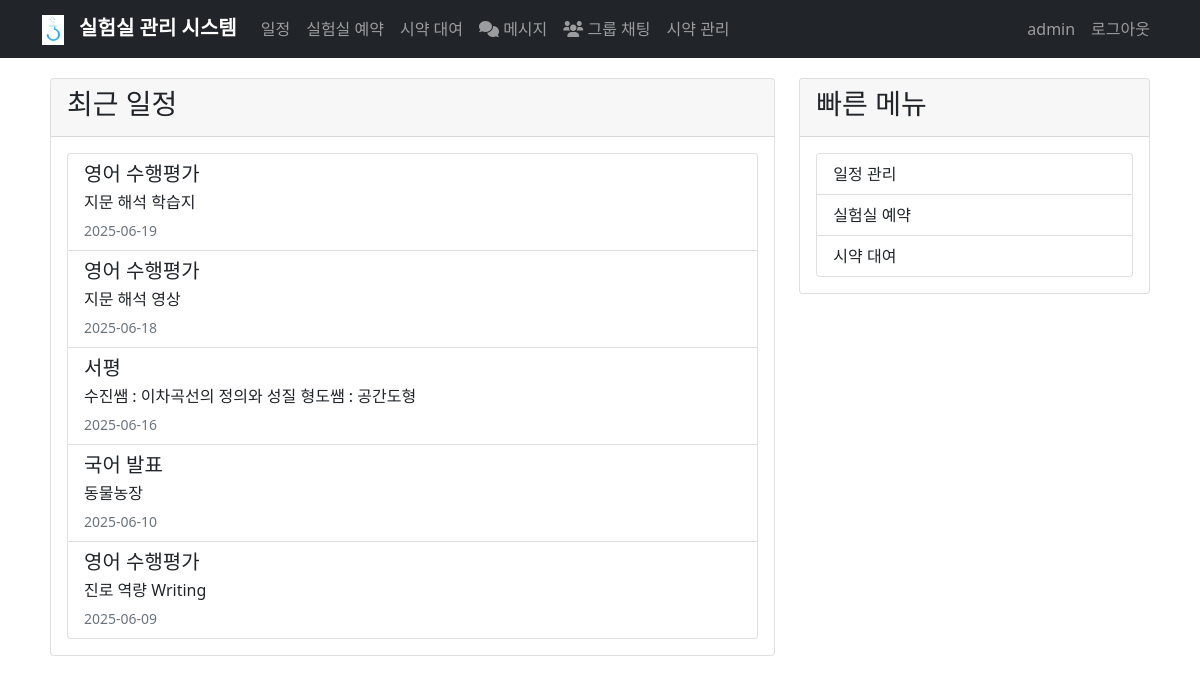
Screenshot of / (signed in) with the database file from the repository.
### app.py (models this page shows, shortened)
class User(UserMixin, db.Model):
    id = db.Column(db.Integer, primary_key=True)
    username = db.Column(db.String(80), unique=True, nullable=False)
    password_hash = db.Column(db.String(120), nullable=False)
    is_admin = db.Column(db.Boolean, default=False)
    schedules = db.relationship('Schedule', backref='user', lazy=True)
    reservations = db.relationship('LabReservation', backref='user', lazy=True)
    reagent_loans = db.relationship('ReagentLoan', backref='user', lazy=True)
    sent_messages = db.relationship('Message', foreign_keys='Message.sender_id', backref='sender', lazy=True)
    received_messages = db.relationship('Message', foreign_keys='Message.receiver_id', backref='receiver', lazy=True)
    created_rooms = db.relationship('ChatRoom', foreign_keys='ChatRoom.created_by', backref='creator', lazy=True)

class Schedule(db.Model):
    id = db.Column(db.Integer, primary_key=True)
    title = db.Column(db.String(100), nullable=False)
    description = db.Column(db.Text)
    date = db.Column(db.Date, nullable=False)
    user_id = db.Column(db.Integer, db.ForeignKey('user.id'), nullable=False)

### app.py (the view)
@app.route('/')
def index():
    if current_user.is_authenticated:
        recent_schedules = Schedule.query.order_by(Schedule.date.desc()).limit(5).all()
        return render_template('index.html', schedules=recent_schedules)
    return render_template('index.html')

### app.py (called while the page is built)
@login_manager.user_loader
def load_user(user_id):
    return User.query.get(int(user_id))

### templates/index.html (shortened to what this page needs)
{% extends "base.html" %}
{% block content %}
<div class="row">
    <div class="col-md-8">
        <div class="card">
            <div class="card-header">
                <h3>최근 일정</h3>
            </div>
            <div class="card-body">
                {% if current_user.is_authenticated %}
                    {% if schedules %}
                        <div class="list-group">
                            {% for schedule in schedules %}
                                <div class="list-group-item">
                                    <h5 class="mb-1">{{ schedule.title }}</h5>
                                    <p class="mb-1">{{ schedule.description }}</p>
                                    <small class="text-muted">{{ schedule.date.strftime('%Y-%m-%d') }}</small>
                                </div>
                            {% endfor %}
                        </div>
                    {% else %}
                        <p>등록된 일정이 없습니다.</p>
                    {% endif %}
                {% else %}
                    <p>로그인 후 일정을 확인하실 수 있습니다.</p>
                {% endif %}
            </div>
        </div>
    </div>
    <div class="col-md-4">
        <div class="card">
            <div class="card-header">
                <h3>빠른 메뉴</h3>
            </div>
            <div class="card-body">
                <div class="list-group">
                    {% if current_user.is_authenticated %}
                        <a href="{{ url_for('calendar') }}" class="list-group-item list-group-item-action">
                             일정 관리
                        </a>
                        <a href="{{ url_for('lab_reservation') }}" class="list-group-item list-group-item-action">
                             실험실 예약
                        </a>
                        <a href="{{ url_for('reagent_loan') }}" class="list-group-item list-group-item-action">
                             시약 대여
                        </a>
                    {% endif %}
                </div>
            </div>
        </div>
    </div>
</div>
{% endblock %}

### templates/base.html (shortened to what this page needs)
<!DOCTYPE html>
<html lang="ko">
<head>
    <link href="https://cdn.jsdelivr.net/npm/bootstrap@5.1.3/dist/css/bootstrap.min.css" rel="stylesheet">
    <link href='https://cdn.jsdelivr.net/npm/fullcalendar@6.1.10/index.global.min.css' rel='stylesheet' />
    <link rel="stylesheet" href="https://cdnjs.cloudflare.com/ajax/libs/font-awesome/6.0.0/css/all.min.css">
</head>
<body>
    <nav class="navbar navbar-expand-lg navbar-dark bg-dark">
        <div class="container">
            <a class="navbar-brand" href="{{ url_for('index') }}">
                <img src="{{ url_for('static', filename='logo.png') }}" alt="로고">
                실험실 관리 시스템
            </a>
            <div class="collapse navbar-collapse" id="navbarNav">
                <ul class="navbar-nav me-auto">
                    {% if current_user.is_authenticated %}
                    <li class="nav-item">
                        <a class="nav-link" href="{{ url_for('calendar') }}">일정</a>
                    </li>
                    <li class="nav-item">
                        <a class="nav-link" href="{{ url_for('lab_reservation') }}">실험실 예약</a>
                    </li>
                    <li class="nav-item">
                        <a class="nav-link" href="{{ url_for('reagent_loan') }}">시약 대여</a>
                    </li>
                    <li class="nav-item">
                        <a class="nav-link position-relative" href="{{ url_for('messages') }}">
                            <i class="fas fa-comments"></i> 메시지
                        </a>
                    </li>
                    <li class="nav-item">
                        <a class="nav-link" href="{{ url_for('chat_rooms') }}">
                            <i class="fas fa-users"></i> 그룹 채팅
                        </a>
                    </li>
                    {% if current_user.is_admin %}
                    <li class="nav-item">
                        <a class="nav-link" href="{{ url_for('manage_reagents') }}">시약 관리</a>
                    </li>
                    {% endif %}
                    {% endif %}
                </ul>
                <ul class="navbar-nav">
                    {% if current_user.is_authenticated %}
                    <li class="nav-item">
                        <span class="nav-link">{{ current_user.username }}</span>
                    </li>
                    <li class="nav-item">
                        <a class="nav-link" href="{{ url_for('logout') }}">로그아웃</a>
                    </li>
                    {% endif %}
                </ul>
            </div>
        </div>
    </nav>
    <div class="container main-content">
        {% block content %}{% endblock %}
    </div>
</body>
</html>

### templates/base.html (style rules this page uses)
.navbar-brand { font-weight: bold; }
.main-content { padding: 20px; }
.navbar-brand img { height: 30px; margin-right: 10px; }

### rows the page displays
User: username "admin"
Schedule: title "영어 수행평가", description "지문 해석 학습지", date "2025-06-19"
Schedule: title "영어 수행평가", description "지문 해석 영상", date "2025-06-18"
Schedule: title "서평", description "수진쌤 : 이차곡선의 정의와 성질 형도쌤 : 공간도형", date "2025-06-16"
Schedule: title "국어 발표", description "동물농장", date "2025-06-10"
Schedule: title "영어 수행평가", description "진로 역량 Writing", date "2025-06-09"
